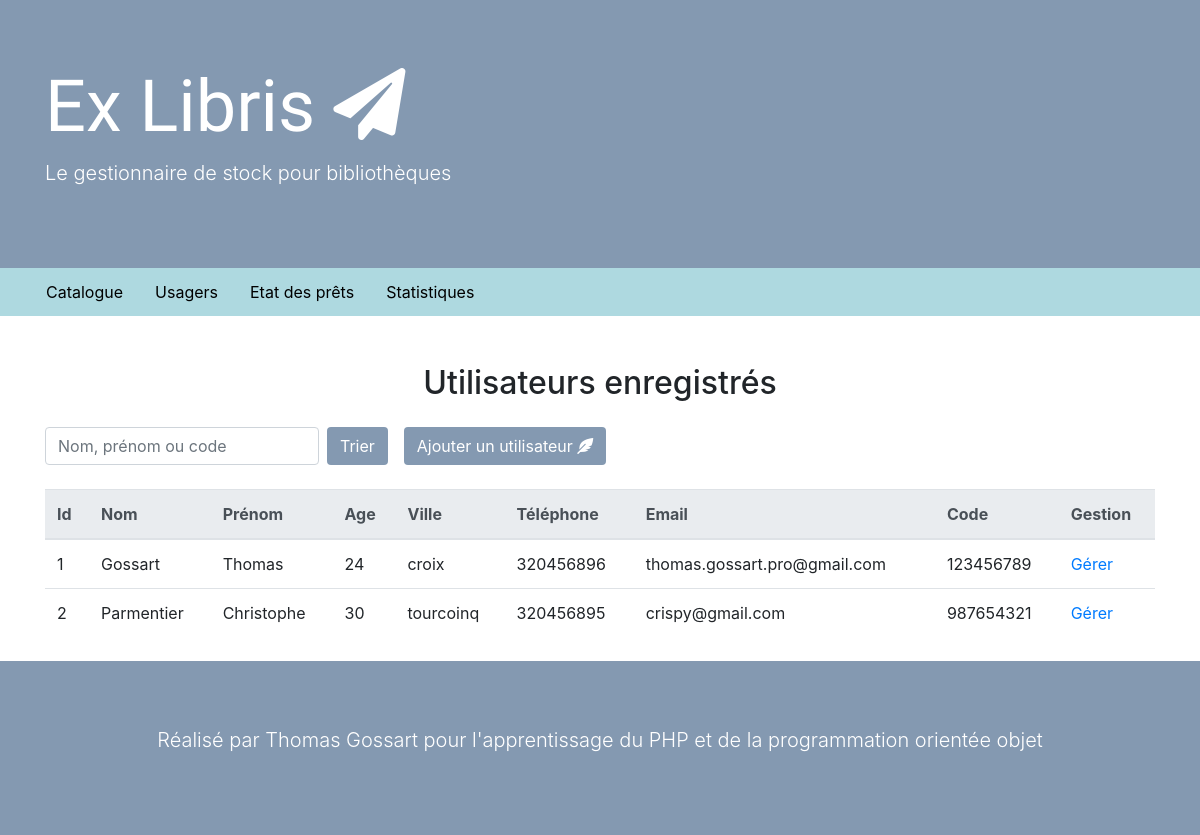
The page /controllers/users.php on the database its author committed.
### tables this page shows
CREATE TABLE `user` (
  `u_id` int(11) NOT NULL,
  `firstName` varchar(255) NOT NULL,
  `lastName` varchar(255) NOT NULL,
  `age` int(11) NOT NULL,
  `city` varchar(255) NOT NULL,
  `phone` int(11) NOT NULL,
  `mail` varchar(255) NOT NULL,
  `personnalCode` varchar(255) NOT NULL
);

### controllers/users.php (called while the page is built, shortened)
<?php
$userManager = new UserManager();
if(isset($_POST['trie']) && !empty($_POST["userSearch"])) {
  $users = $userManager->getUserSorted($_POST["userSearch"]);
}
else{
  $users = $userManager->getUsers();
}
include "../views/usersView.php";
 ?>

### model/Database.php (called while the page is built, shortened)
<?php
class Database
{
static public function BD() {
  $db = new PDO("mysql:host=" . self::HOST .";dbname=" . self::NAME , self::LOGIN, self::PASSWORD);
  return $db;
}
}
 ?>

### model/UserManager.php (called while the page is built, shortened)
<?php
class UserManager {
  private $_db;
  public function __construct() {
    $this->_db = Database::BD();
  }
  public function getUsers() {
    $query = $this->_db->query('SELECT * FROM user');
    $data = $query->fetchAll(PDO::FETCH_ASSOC);
    foreach ($data as $key => $value) {
      $data[$key] = new User($value);
    }
    return $data;
  }
}
 ?>

### services/Hydrator.php (called while the page is built, shortened)
<?php
trait Hydrator {
  public function hydrate($data = false) {
    if($data && is_array($data)) {
      foreach ($data as $key => $value) {
        $method = "set" . ucfirst($key);
      }
    }
  }
}
 ?>

### entity/User.php (called while the page is built, shortened)
<?php
class User {
  protected $u_id;
  protected $firstName;
  protected $lastName;
  protected $age;
  protected $city;
  protected $phone;
  protected $mail;
  protected $personnalCode;
  public function setU_id($id) {
    $this->u_id = $id;
  }
  public function getU_id() {
    return $this->u_id;
  }
  public function setFirstName($firstName) {
    $this->firstName = $firstName;
  }
  public function getFirstName() {
    return $this->firstName;
  }
  public function setLastName($lastName) {
    $this->lastName = $lastName;
  }
  public function getLastName() {
    return $this->lastName;
  }
  public function setAge($age) {
    $this->age = $age;
  }
  public function getAge() {
    return $this->age;
  }
  public function setCity($city) {
    $this->city = $city;
  }
  public function getCity() {
    return $this->city;
  }
  public function setPhone($phone) {
    $this->phone = $phone;
  }
  public function getPhone() {
    return $this->phone;
  }
  public function setMail($mail) {
    $this->mail = $mail;
  }
  public function getMail() {
    return $this->mail;
  }
  public function setPersonnalCode($personnalCode) {
    $this->personnalCode = $personnalCode;
  }
  public function getPersonnalCode() {
    return $this->personnalCode;
  }
}
?>

### views/usersView.php (the view, shortened to what this page needs)
<?php
  include("template/header.php")
 ?>
<h2 class="text-center mb-4">Utilisateurs enregistrés</h2>
<div class="flex">
  <form action="" method="post" class="flex">
    <input class="form-control mr-2" type="text" name="userSearch" value="" placeholder="Nom, prénom ou code">
    <input class="btn bgViolet"type="submit" name="trie" value="Trier">
  </form>
  <button type="button" class="btn bgViolet ml-3" data-toggle="modal" data-target="#exampleModal">
    Ajouter un utilisateur <i class="fas fa-feather-alt"></i>
  </button>
</div>
<table class="table mt-4">
  <thead class="thead-light bgBlue">
    <tr>
      <th scope="col">Id</th>
      <th scope="col">Nom</th>
      <th scope="col">Prénom</th>
      <th scope="col">Age</th>
      <th scope="col">Ville</th>
      <th scope="col">Téléphone</th>
      <th scope="col">Email</th>
      <th scope="col">Code</th>
      <th scope="col">Gestion</th>
    </tr>
  </thead>
  <tbody>
    <?php
        foreach ($users as $user) {
          echo "<tr>" .
          "<td>" . $user->getU_id() . "</td>" .
          "<td>" . $user->getLastName() . "</td>" .
          "<td>" . $user->getFirstName() . "</td>" .
          "<td>" . $user->getAge() . "</td>" .
          "<td>" . $user->getCity() . "</td>" .
          "<td>" . $user->getPhone() . "</td>" .
          "<td>" . $user->getMail() . "</td>" .
          "<td>" . $user->getPersonnalCode() . "</td>" .
          "<td><a href=user.php?user=". $user->getU_id() ."> Gérer </a></td>" .
          "</tr>";
        }
     ?>
  </tbody>
</table>
 <?php
   include("template/footer.php")
  ?>

### assets/css/main.css (style rules this page uses)
html { color: #222; font-size: 1em; line-height: 1.4; }
.bgViolet { background-color: #8499b1; color: white; }
.bgBlue { background-color: #aed9e0; }
.flex { display: flex; }

### rows shown on the page
user: u_id "1", lastName "Gossart", firstName "Thomas", age "24", city "croix", phone "320456896", mail "thomas.gossart.pro@gmail.com", personnalCode "123456789"
user: u_id "2", lastName "Parmentier", firstName "Christophe", age "30", city "tourcoinq", phone "320456895", mail "crispy@gmail.com", personnalCode "987654321"
